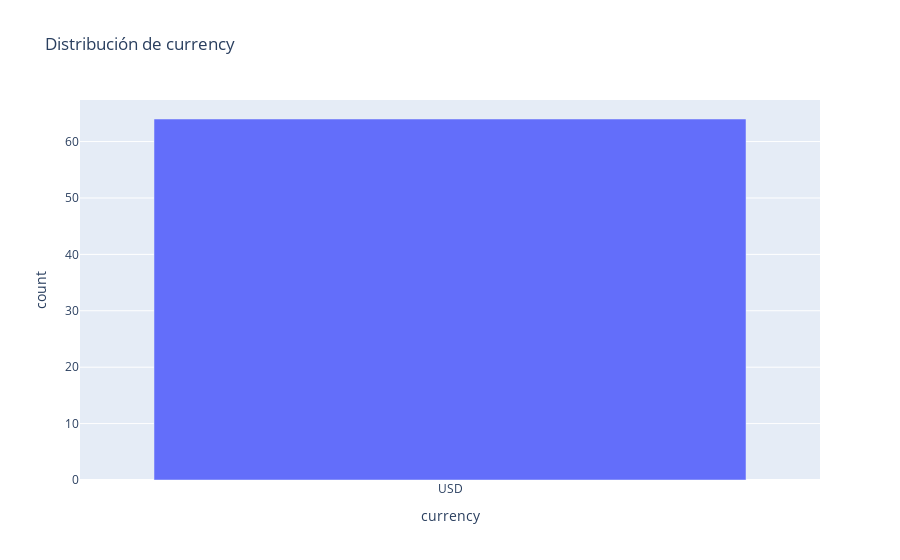
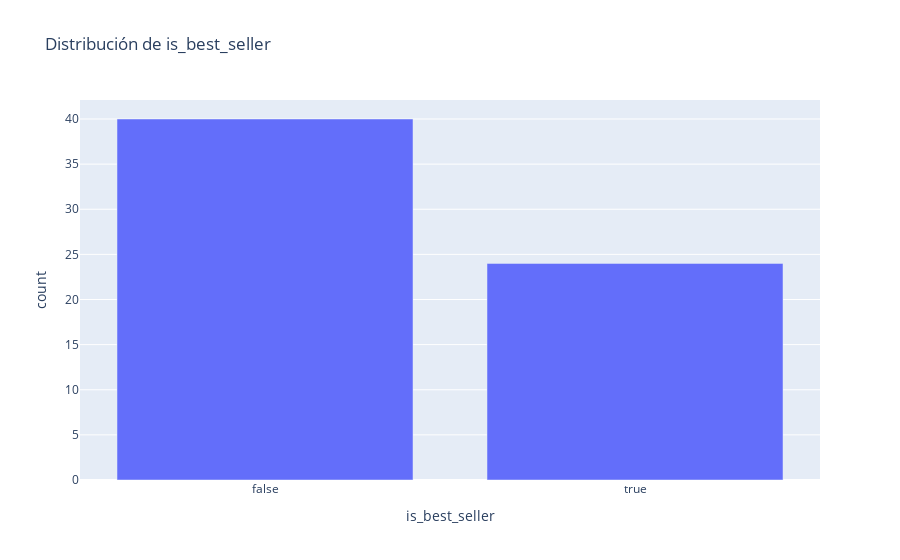
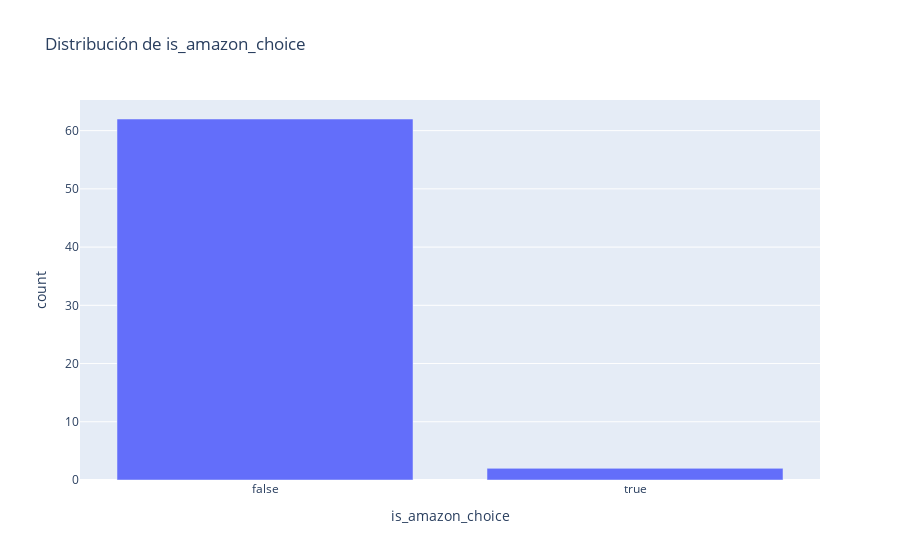
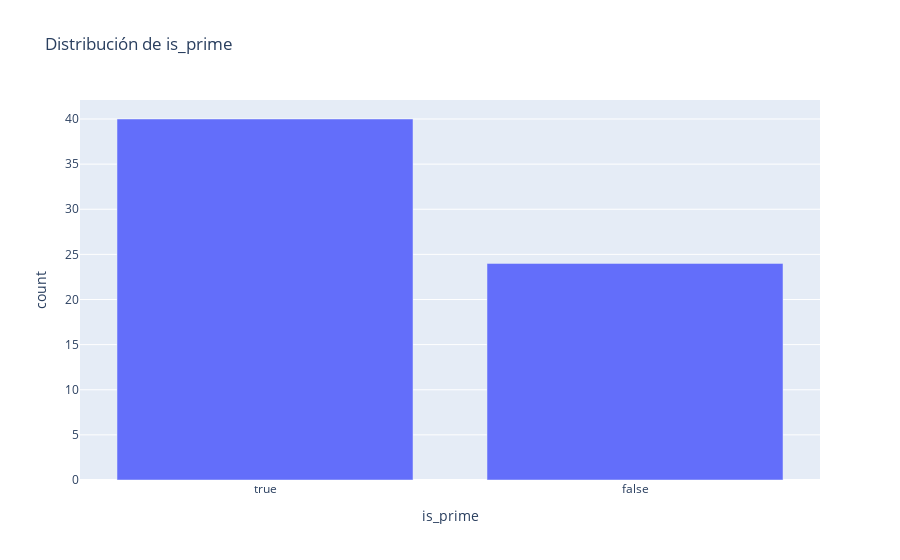

The notebook cell these images were saved under, in order:
### Code cell
import plotly.express as px
import pandas as pd

# Cargar el dataset
df = pd.read_csv('C:/Users/Maria Silvia/Downloads/amazon_product.csv')

# Lista de variables categóricas
categorical_columns = ['currency', 'is_best_seller', 'is_amazon_choice', 'is_prime', 'climate_pledge_friendly', 'has_variations', 'product_availability']

# Gráfico de barras para variables categóricas
for col in categorical_columns:
    # Contar la frecuencia de cada categoría y convertir el índice a columna
    value_counts = df[col].value_counts().reset_index()
    value_counts.columns = [col, 'count']  # Renombrar las columnas
    
    # Crear el gráfico de barras
    fig = px.bar(value_counts, x=col, y='count', title=f'Distribución de {col}')
    fig.show()

### Figure 1 — Plotly figure (JSON) as saved in the notebook; plotly's stock layout.template omitted (floating-point values rounded to 4 significant figures)
{"data": [{"alignmentgroup": "True", "hovertemplate": "currency=%{x}<br>count=%{y}<extra></extra>", "legendgroup": "", "marker": {"color": "#636efa", "pattern": {"shape": ""}}, "name": "", "offsetgroup": "", "orientation": "v", "showlegend": false, "textposition": "auto", "type": "bar", "x": ["USD"], "xaxis": "x", "y": [64], "yaxis": "y"}], "layout": {"barmode": "relative", "legend": {"tracegroupgap": 0}, "title": {"text": "Distribución de currency"}, "xaxis": {"anchor": "y", "domain": [0, 1], "title": {"text": "currency"}}, "yaxis": {"anchor": "x", "domain": [0, 1], "title": {"text": "count"}}}}

### Figure 2 — Plotly figure (JSON) as saved in the notebook; plotly's stock layout.template omitted (floating-point values rounded to 4 significant figures)
{"data": [{"alignmentgroup": "True", "hovertemplate": "is_best_seller=%{x}<br>count=%{y}<extra></extra>", "legendgroup": "", "marker": {"color": "#636efa", "pattern": {"shape": ""}}, "name": "", "offsetgroup": "", "orientation": "v", "showlegend": false, "textposition": "auto", "type": "bar", "x": [false, true], "xaxis": "x", "y": [40, 24], "yaxis": "y"}], "layout": {"barmode": "relative", "legend": {"tracegroupgap": 0}, "title": {"text": "Distribución de is_best_seller"}, "xaxis": {"anchor": "y", "domain": [0, 1], "title": {"text": "is_best_seller"}}, "yaxis": {"anchor": "x", "domain": [0, 1], "title": {"text": "count"}}}}

### Figure 3 — Plotly figure (JSON) as saved in the notebook; plotly's stock layout.template omitted (floating-point values rounded to 4 significant figures)
{"data": [{"alignmentgroup": "True", "hovertemplate": "is_amazon_choice=%{x}<br>count=%{y}<extra></extra>", "legendgroup": "", "marker": {"color": "#636efa", "pattern": {"shape": ""}}, "name": "", "offsetgroup": "", "orientation": "v", "showlegend": false, "textposition": "auto", "type": "bar", "x": [false, true], "xaxis": "x", "y": [62, 2], "yaxis": "y"}], "layout": {"barmode": "relative", "legend": {"tracegroupgap": 0}, "title": {"text": "Distribución de is_amazon_choice"}, "xaxis": {"anchor": "y", "domain": [0, 1], "title": {"text": "is_amazon_choice"}}, "yaxis": {"anchor": "x", "domain": [0, 1], "title": {"text": "count"}}}}

### Figure 4 — Plotly figure (JSON) as saved in the notebook; plotly's stock layout.template omitted (floating-point values rounded to 4 significant figures)
{"data": [{"alignmentgroup": "True", "hovertemplate": "is_prime=%{x}<br>count=%{y}<extra></extra>", "legendgroup": "", "marker": {"color": "#636efa", "pattern": {"shape": ""}}, "name": "", "offsetgroup": "", "orientation": "v", "showlegend": false, "textposition": "auto", "type": "bar", "x": [true, false], "xaxis": "x", "y": [40, 24], "yaxis": "y"}], "layout": {"barmode": "relative", "legend": {"tracegroupgap": 0}, "title": {"text": "Distribución de is_prime"}, "xaxis": {"anchor": "y", "domain": [0, 1], "title": {"text": "is_prime"}}, "yaxis": {"anchor": "x", "domain": [0, 1], "title": {"text": "count"}}}}
